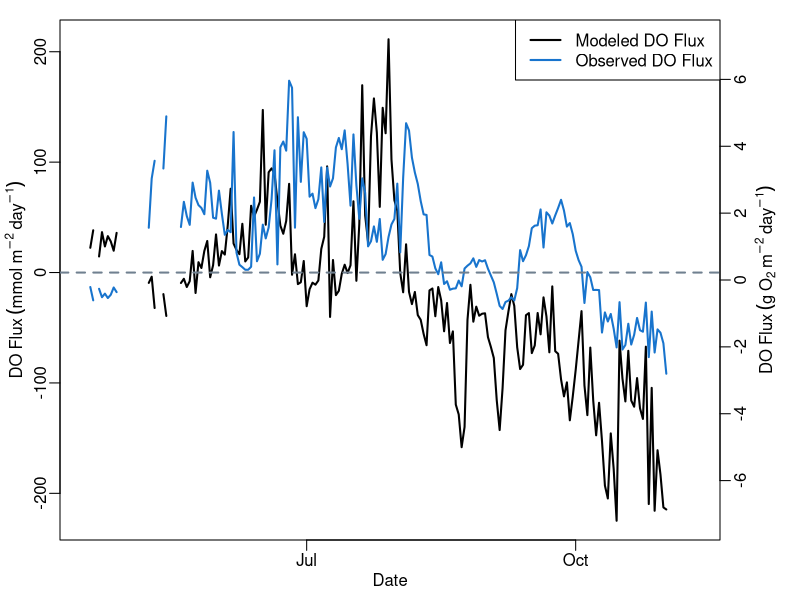
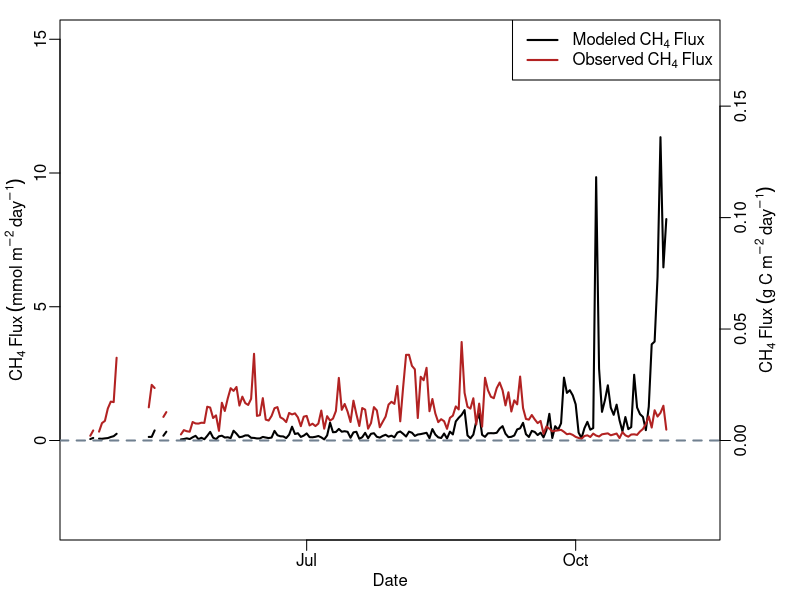
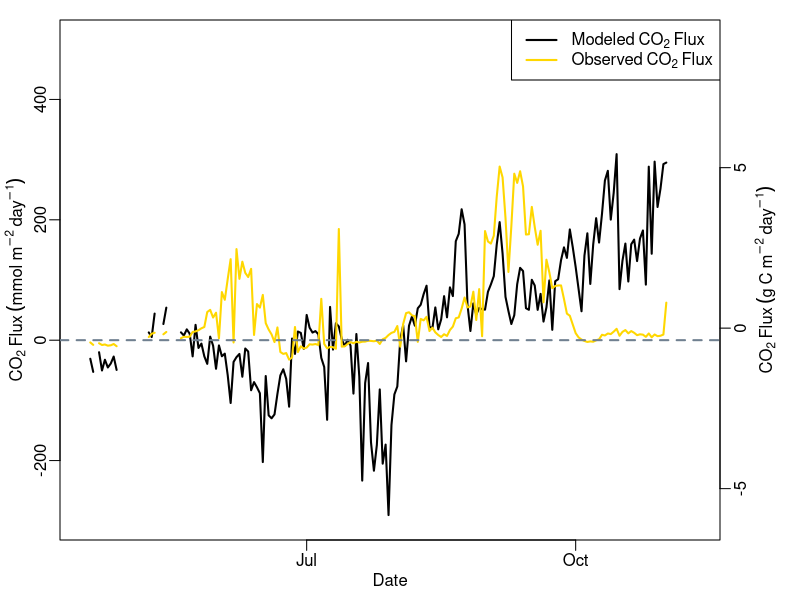
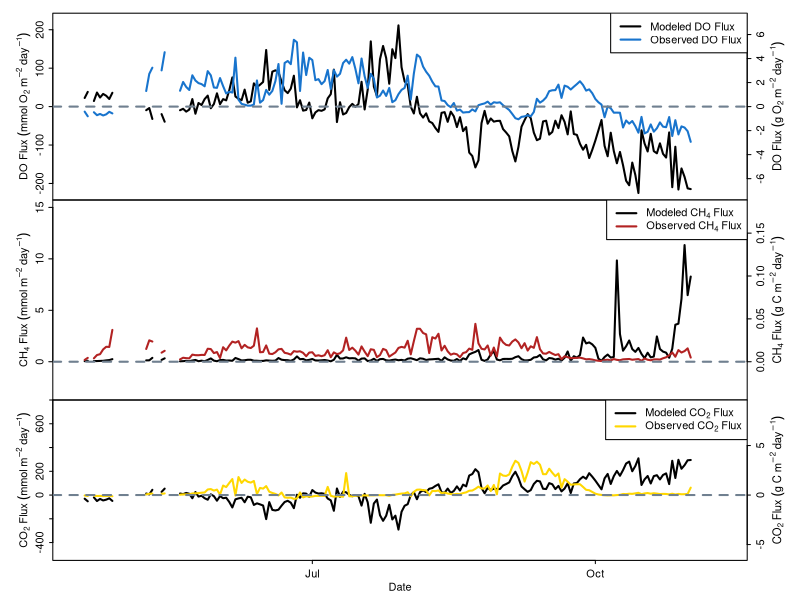
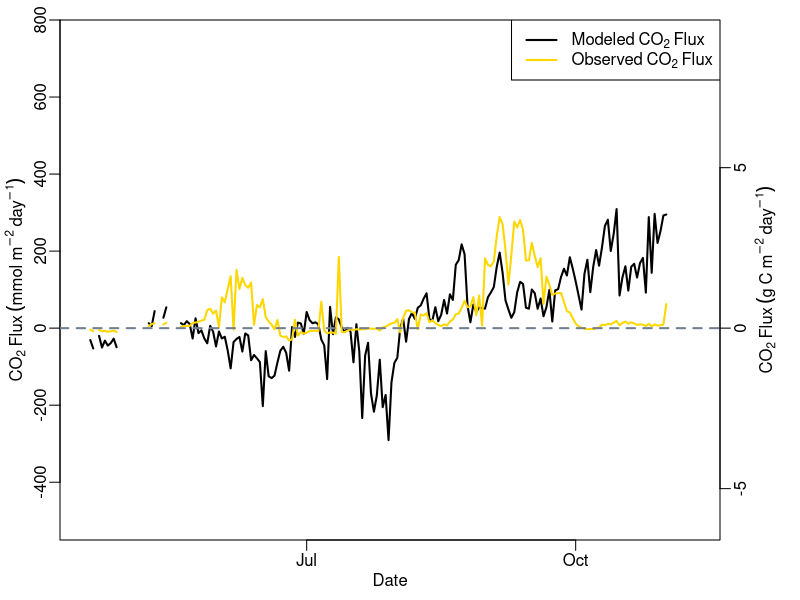
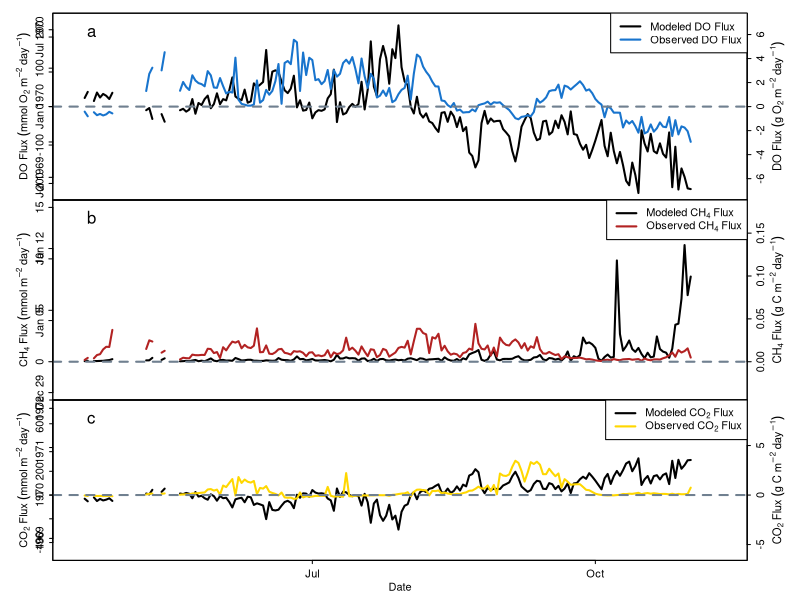

Write the R code that produced these figures, in order.
#Plot Gas Flux
#7 March 2017
#JAH

setwd("~/Dropbox/GitHub Repos/GLM-Mendota/Data/")
flux<-read.csv('flux.data.csv')

############################################################
###############DISSOLVED OXYGEN FLUX########################
quartz()
par(mar=c(3,3,1,4),mgp=c(1.5,0.5,0),tck=-0.02,bg='white')
plot(as.Date(flux$datetime),flux$do.flux.read.mod,type = 'l',lwd=2,ylab = expression(DO~Flux~(mmol~m^-2~day^-1)),xlab = expression(Date))
lines(as.Date(flux$datetime),flux$do.flux.read.obs,type= 'l',lwd=2,col='dodgerblue3')
abline(0,0,col='slategrey',lty=2,lwd=2)
par(new=TRUE)
plot(as.Date(flux$datetime),flux$do.flux.read.mod,type = 'n',xlab=NA,ylab=NA,xaxt='n',ylim=c(-7.2,7.2),axes=FALSE)
axis(side=4,ylim=c(-7.2,7.2))
DOexp<-expression(DO~Flux~(g~O[2]~m^-2~day^-1))
mtext(side=4,line=2,DOexp)
legend('topright',c('Modeled DO Flux','Observed DO Flux'),lty = c(1,1),lwd=c(2,2),col=c('black','dodgerblue3'))



############################################################
#####################METHANE FLUX###########################
quartz()
par(mar=c(3,3,1,4),mgp=c(1.5,0.5,0),tck=-0.02,bg='white')
plot(as.Date(flux$datetime),flux$ch4.flux.read.mod,type='l', lwd=2, ylab = expression(CH[4]~Flux~(mmol~m^-2~day^-1)),xlab = expression(Date),ylim=c(-3,15))
lines(as.Date(flux$datetime),flux$ch4.flux.read.obs,type = 'l', lwd = 2, col = 'firebrick')
abline(0,0,col='slategrey',lty=2,lwd=2)
par(new=TRUE)
plot(as.Date(flux$datetime),flux$ch4.flux.read.mod,type='n',xlab=NA,ylab=NA,xaxt='n',axes=FALSE,ylim=c(-0.036,0.18))
axis(side=4,ylim=c(-0.036,0.18))
CH4exp<-expression(CH[4]~Flux~(g~C~m^-2~day^-1))
mtext(side=4,line=2,CH4exp)
legend('topright',c(expression(Modeled~CH[4]~Flux),expression(Observed~CH[4]~Flux)),lty = c(1,1),lwd=c(2,2),col=c('black','firebrick'))



############################################################
#####################CARBON DIOXIDE FLUX####################
quartz()
par(mar=c(3,3,1,4),mgp=c(1.5,0.5,0),tck=-0.02,bg='white')
plot(as.Date(flux$datetime),flux$co2.flux.read.mod,type ='l',lwd =2,ylab = expression(CO[2]~Flux~(mmol~m^-2~day^-1)),xlab = expression(Date),ylim = c(-300,500))
lines(as.Date(flux$datetime),flux$co2.flux.read.obs,type = 'l', lwd = 2, col = 'gold1')
#lines(as.Date(flux$datetime),flux$co2.flux.read.obs.do,type='l',lwd=2, col='purple')
abline(0,0,col='slategrey',lty =2,lwd=2)
par(new=TRUE)
plot(as.Date(flux$datetime),flux$co2.flux.read.mod,type ='n',xlab=NA,ylab=NA,xaxt='n',axes=FALSE,ylim=c(-6,9))
axis(side=4,ylim=c(-6,9))
CO2exp<-expression(CO[2]~Flux~(g~C~m^-2~day^-1))
mtext(side=4, line=2, CO2exp)
legend('topright',c(expression(Modeled~CO[2]~Flux),expression(Observed~CO[2]~Flux)),lty = c(1,1),lwd=c(2,2),col=c('black','gold1'))



############################################################
#####################THREE PANEL PLOT#######################

#do
quartz()
par(mfrow=c(3,1),mar=c(0,4,1,4),mgp=c(1.5,0.5,0),tck=-0.02,bg='white')
plot(as.Date(flux$datetime),flux$do.flux.read.mod,type = 'l',lwd=2,xlab=NA,ylab = expression(DO~Flux~(mmol~O[2]~m^-2~day^-1)),xaxt='n',ylim=c(-225,225))
lines(as.Date(flux$datetime),flux$do.flux.read.obs,type= 'l',lwd=2,col='dodgerblue3')
abline(0,0,col='slategrey',lty=2,lwd=2)

par(new=TRUE)
plot(as.Date(flux$datetime),flux$do.flux.read.mod,type = 'n',xlab=NA,ylab=NA,xaxt='n',ylim=c(-7.2,7.2),axes=FALSE)
axis(side=4,ylim=c(-7.2,7.2))
DOexp<-expression(DO~Flux~(g~O[2]~m^-2~day^-1))
mtext(side=4,line=2,DOexp,cex=0.675)
legend('topright',c('Modeled DO Flux','Observed DO Flux'),lty = c(1,1),lwd=c(2,2),col=c('black','dodgerblue3'))

#ch4
par(mar=c(0,4,0,4),mgp=c(1.5,0.5,0),tck=-0.02)
plot(as.Date(flux$datetime),flux$ch4.flux.read.mod,type='l', lwd=2, ylab = expression(CH[4]~Flux~(mmol~m^-2~day^-1)),xlab = NA,ylim=c(-3,15),xaxt='n')
lines(as.Date(flux$datetime),flux$ch4.flux.read.obs,type = 'l', lwd = 2, col = 'firebrick')
abline(0,0,col='slategrey',lty=2,lwd=2)

par(new=TRUE)
plot(as.Date(flux$datetime),flux$ch4.flux.read.mod,type='n',xlab=NA,ylab=NA,xaxt='n',axes=FALSE,ylim=c(-0.036,0.18))
axis(side=4,ylim=c(-0.036,0.18))
CH4exp<-expression(CH[4]~Flux~(g~C~m^-2~day^-1))
mtext(side=4,line=2,CH4exp,cex=0.675)
legend('topright',c(expression(Modeled~CH[4]~Flux),expression(Observed~CH[4]~Flux)),lty = c(1,1),lwd=c(2,2),col=c('black','firebrick'))

#co2
par(mar=c(3,4,0,4),mgp=c(1.5,0.5,0),tck=-0.02)
plot(as.Date(flux$datetime),flux$co2.flux.read.mod,type ='l',lwd =2,ylab = expression(CO[2]~Flux~(mmol~m^-2~day^-1)),xlab = expression(Date),ylim = c(-500,750))
lines(as.Date(flux$datetime),flux$co2.flux.read.obs,type = 'l', lwd = 2, col = 'gold1')
#lines(as.Date(flux$datetime),flux$co2.flux.read.obs.do,type='l',lwd=2, col='darkorange2')
abline(0,0,col='slategrey',lty =2,lwd=2)

par(new=TRUE)
plot(as.Date(flux$datetime),flux$co2.flux.read.mod,type ='n',xlab=NA,ylab=NA,xaxt='n',axes=FALSE,ylim=c(-6,9))
axis(side=4,ylim=c(-6,9))
CO2exp<-expression(CO[2]~Flux~(g~C~m^-2~day^-1))
mtext(side=4, line=2, CO2exp, cex=0.675)
legend('topright',c(expression(Modeled~CO[2]~Flux),expression(Observed~CO[2]~Flux)),lty = c(1,1),lwd=c(2,2),col=c('black','gold1'))





####CO2 Plot with White Background####
quartz()
par(mar=c(3,3,1,4),mgp=c(1.5,0.5,0),tck=-0.02,bg='white')
plot(as.Date(flux$datetime),flux$co2.flux.read.mod,type ='l',lwd =2,ylab = expression(CO[2]~Flux~(mmol~m^-2~day^-1)),xlab = expression(Date),ylim = c(-500,750))
lines(as.Date(flux$datetime),flux$co2.flux.read.obs,type = 'l', lwd = 2, col = 'gold1')
#lines(as.Date(flux$datetime),flux$co2.flux.read.obs.do,type='l',lwd=2, col='darkorange2')
abline(0,0,col='slategrey',lty =2,lwd=2)

par(new=TRUE)
plot(as.Date(flux$datetime),flux$co2.flux.read.mod,type ='n',xlab=NA,ylab=NA,xaxt='n',axes=FALSE,ylim=c(-6,9))
axis(side=4,ylim=c(-6,9))
CO2exp<-expression(CO[2]~Flux~(g~C~m^-2~day^-1))
mtext(side=4, line=2, CO2exp)
legend('topright',c(expression(Modeled~CO[2]~Flux),expression(Observed~CO[2]~Flux)),lty = c(1,1),lwd=c(2,2),col=c('black','gold1'))


####flux plot with dots for discrete sampling days####
#do not run flux calculation script again - have altered the resulting csv to make this plot
quartz()
par(mfrow=c(3,1),mar=c(0,4,1,4),mgp=c(1.5,0.5,0),tck=-0.02,bg='white')
plot(as.Date(flux$datetime),flux$do.flux.read.mod,type = 'l',lwd=2,xlab=NA,ylab =expression(DO~Flux~(mmol~O[2]~m^-2~day^-1)),xaxt='n',ylim=c(-225,225))
lines(as.Date(flux$datetime),flux$do.flux.read.obs,type= 'l',lwd=2,col='dodgerblue3',ylim=c(-225,225))
abline(0,0,col='slategrey',lty=2,lwd=2)
par(new=TRUE)
plot(as.Date(flux$datetime),flux$do.sampling.days,pch=16,cex=1.5,col='dodgerblue3',xlab=NA,ylab=NA,xaxt='n',ylim=c(-225,225))

par(new=TRUE)
plot(as.Date(flux$datetime),flux$do.flux.read.mod,type = 'n',xlab=NA,ylab=NA,xaxt='n',ylim=c(-7.2,7.2),axes=FALSE)
axis(side=4,ylim=c(-7.2,7.2))
DOexp<-expression(DO~Flux~(g~O[2]~m^-2~day^-1))
mtext(side=4,line=2,DOexp,cex=0.675)
legend('topright',c('Modeled DO Flux','Observed DO Flux'),lty = c(1,1),lwd=c(2,2),col=c('black','dodgerblue3'))
mtext("a",side=3,line=-2,adj=0.05)

#ch4
par(mar=c(0,4,0,4),mgp=c(1.5,0.5,0),tck=-0.02)
plot(as.Date(flux$datetime),flux$ch4.flux.read.mod,type='l', lwd=2, ylab = expression(CH[4]~Flux~(mmol~m^-2~day^-1)),xlab = NA,ylim=c(-3,15),xaxt='n')
lines(as.Date(flux$datetime),flux$ch4.flux.read.obs,type = 'l', lwd = 2, col = 'firebrick')
abline(0,0,col='slategrey',lty=2,lwd=2)
par(new=TRUE)
plot(as.Date(flux$datetime),flux$ch4.sampling.days,pch=16,cex=1.5,col='firebrick',xlab=NA,ylab=NA,xaxt='n',ylim=c(-3,15))

par(new=TRUE)
plot(as.Date(flux$datetime),flux$ch4.flux.read.mod,type='n',xlab=NA,ylab=NA,xaxt='n',axes=FALSE,ylim=c(-0.036,0.18))
axis(side=4,ylim=c(-0.036,0.18))
CH4exp<-expression(CH[4]~Flux~(g~C~m^-2~day^-1))
mtext(side=4,line=2,CH4exp,cex=0.675)
legend('topright',c(expression(Modeled~CH[4]~Flux),expression(Observed~CH[4]~Flux)),lty = c(1,1),lwd=c(2,2),col=c('black','firebrick'))
mtext("b",side=3,line=-2,adj=0.05)

#co2
par(mar=c(3,4,0,4),mgp=c(1.5,0.5,0),tck=-0.02)
plot(as.Date(flux$datetime),flux$co2.flux.read.mod,type ='l',lwd =2,ylab = expression(CO[2]~Flux~(mmol~m^-2~day^-1)),xlab = expression(Date),ylim = c(-500,750))
lines(as.Date(flux$datetime),flux$co2.flux.read.obs,type = 'l', lwd = 2, col = 'gold1')
#lines(as.Date(flux$datetime),flux$co2.flux.read.obs.do,type='l',lwd=2, col='darkorange2')
abline(0,0,col='slategrey',lty =2,lwd=2)
par(new=TRUE)
plot(as.Date(flux$datetime),flux$co2.sampling.days,pch=16,cex=1.5,col='gold1',xlab=NA,ylab=NA,xaxt='n',ylim=c(-500,750))

par(new=TRUE)
plot(as.Date(flux$datetime),flux$co2.flux.read.mod,type ='n',xlab=NA,ylab=NA,xaxt='n',axes=FALSE,ylim=c(-6,9))
axis(side=4,ylim=c(-6,9))
CO2exp<-expression(CO[2]~Flux~(g~C~m^-2~day^-1))
mtext(side=4, line=2, CO2exp, cex=0.675)
legend('topright',c(expression(Modeled~CO[2]~Flux),expression(Observed~CO[2]~Flux)),lty = c(1,1),lwd=c(2,2),col=c('black','gold1'))
mtext("c",side=3,line=-2,adj=0.05)
